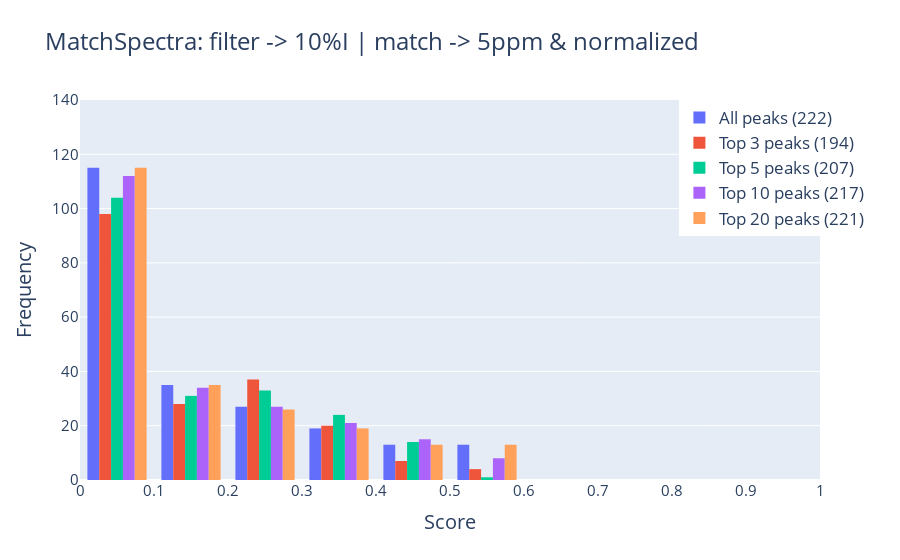

The cell this chart's notebook holds for it:
### Code cell
plot_histograms_sidebyside(same_query_ref10, same_query_ref5, same_query_ref6, same_query_ref7, same_query_ref8, 'score',  'Score', 'MatchSpectra: filter -> 10%I | match -> 5ppm & normalized')

### Figure 1 — Plotly figure (JSON) as saved in the notebook; plotly's stock layout.template omitted (floating-point values rounded to 4 significant figures; data arrays with more than 128 entries replaced by an {"elided": "..."} marker saying what was removed)
{"data": [{"name": "All peaks (222)", "nbinsx": 10, "type": "histogram", "x": {"elided": "222 float values"}, "xbins": {"end": 1, "start": 0}}, {"name": "Top 3 peaks (194)", "nbinsx": 10, "type": "histogram", "x": {"elided": "194 float values"}, "xbins": {"end": 1, "start": 0}}, {"name": "Top 5 peaks (207)", "nbinsx": 10, "type": "histogram", "x": {"elided": "207 float values"}, "xbins": {"end": 1, "start": 0}}, {"name": "Top 10 peaks (217)", "nbinsx": 10, "type": "histogram", "x": {"elided": "217 float values"}, "xbins": {"end": 1, "start": 0}}, {"name": "Top 20 peaks (221)", "nbinsx": 10, "type": "histogram", "x": {"elided": "221 float values"}, "xbins": {"end": 1, "start": 0}}], "layout": {"font": {"size": 17}, "legend": {"x": 0.81, "y": 1}, "title": {"text": "MatchSpectra: filter -> 10%I | match -> 5ppm & normalized"}, "xaxis": {"dtick": 0.1, "range": [0, 1], "tickfont": {"size": 15}, "title": {"text": "Score"}}, "yaxis": {"range": [0, 140], "tickfont": {"size": 15}, "title": {"text": "Frequency"}}}}
